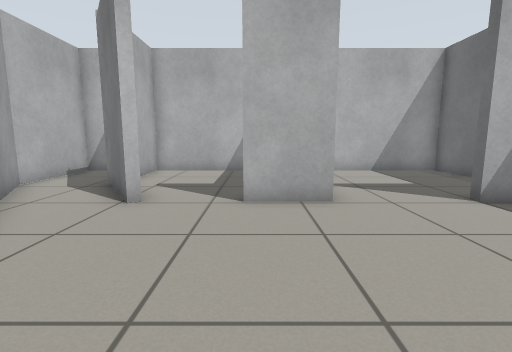
View 1 (above)

19 first-person views from a walk through a robot-simulator world made for Gazebo. The camera is 0.72 m above the floor, tilts 8° down and sees 85° across. The floor is counted in squares, 0.5 m on a side. Each view is taken from the middle of a square. On the plan, view 1 faces up. The plan holds only what a view shows up to about 14 squares ahead; the rest is blank. The place goes on beyond the plan.

View 2
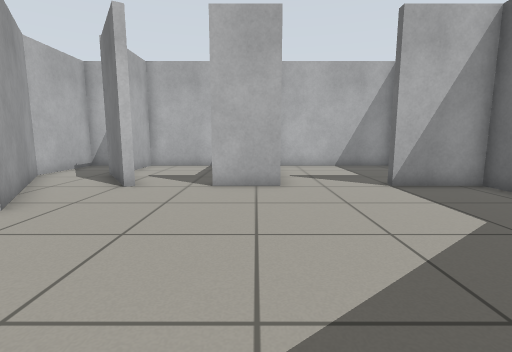

View 3
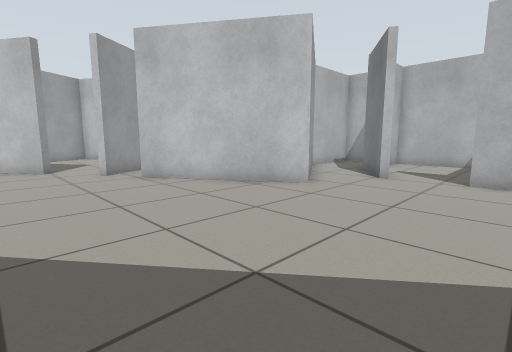

View 4
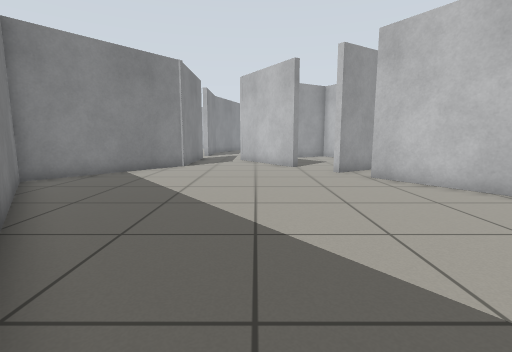

View 5
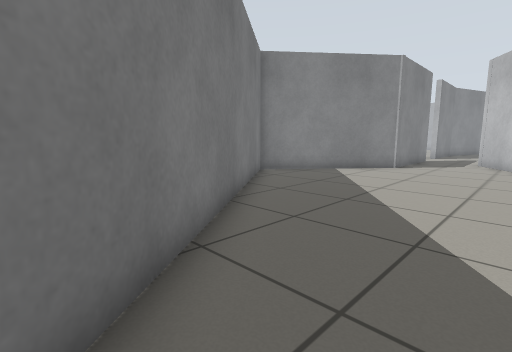

View 6
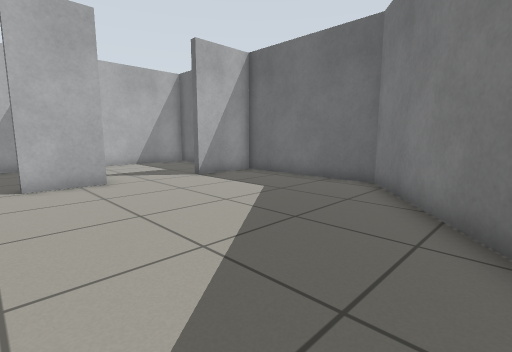

View 7
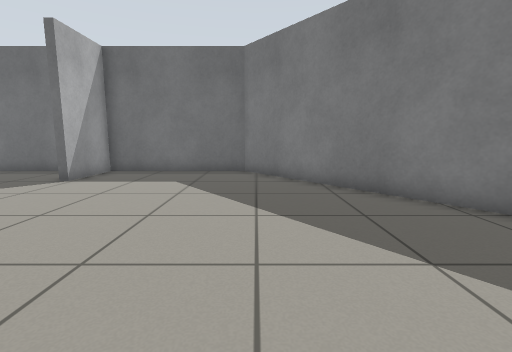

View 8
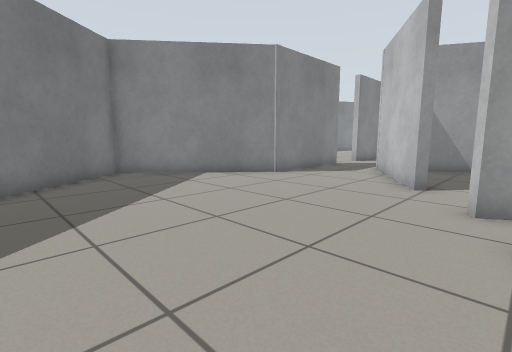

View 9
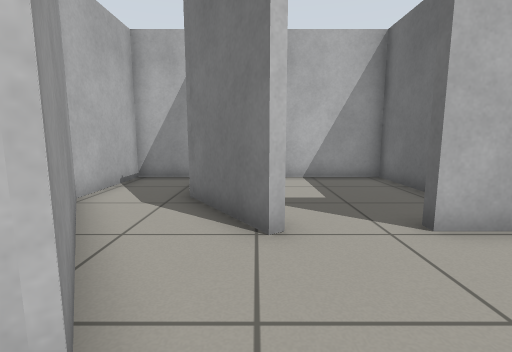

View 10
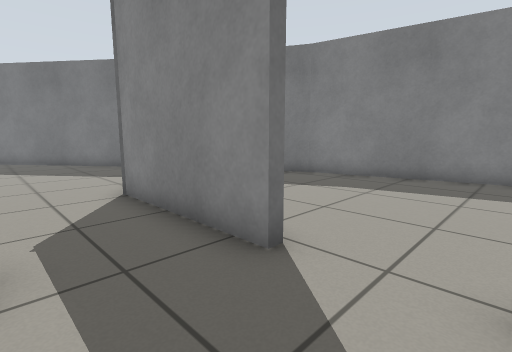

View 11
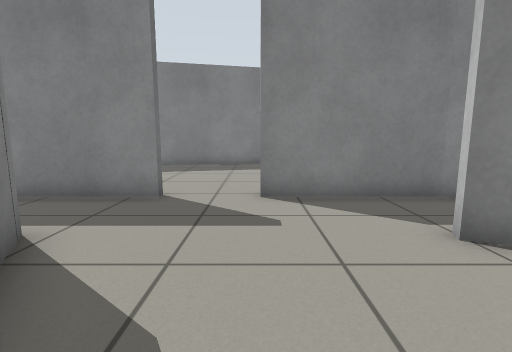

View 12
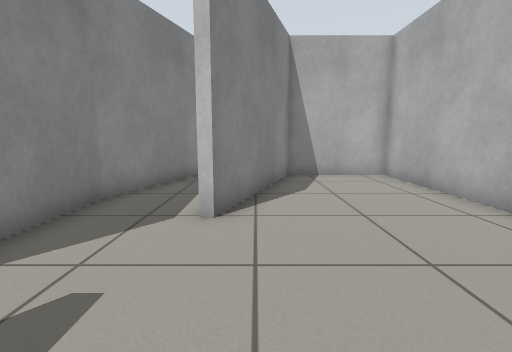

View 13
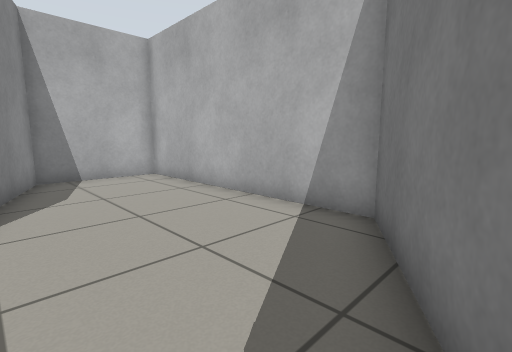

View 14
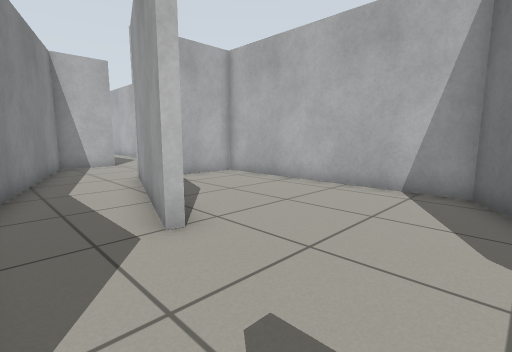

View 15
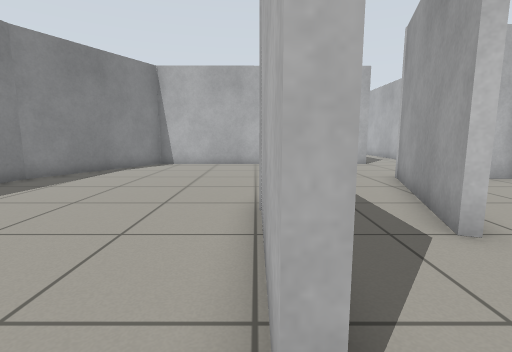

View 16
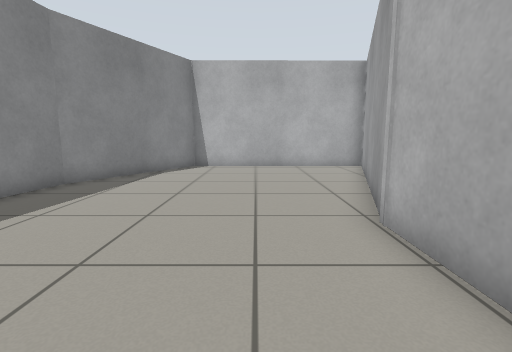

View 17
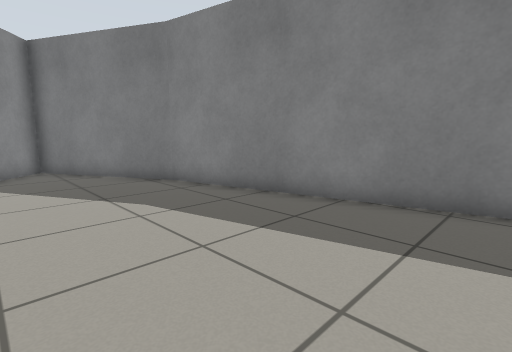

View 18
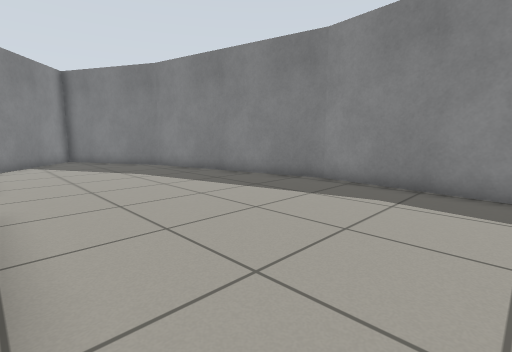

View 19
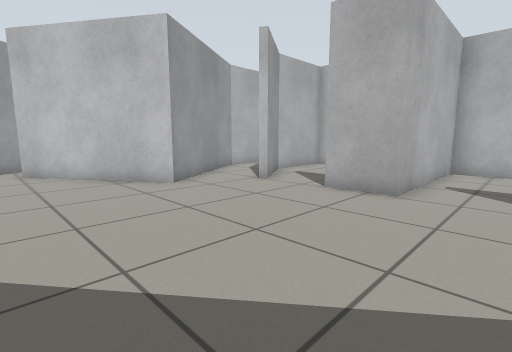

### Floor plan
Ten units are one square. View 1 is at (0, 0); x grows to the right and y downward. Boxes are objects, and circles mark ways between rooms. Rooms are numbered by the first view taken in them; rooms with no view inside come last. Other rooms are left out.
<svg viewBox="-343 -124 425 294">
<path fill="none" stroke="#000" d="M-101 8 -104 10M-25 -61 -28 -60 -47 -88M-122 22 -165 50M17 -61 -3 -61M-129 74 -78 116 77 -5 77 -61 50 -61M-54 -119 -72 -119 -72 -84 -40 -33 -89 -1M-156 76 -126 76M-180 25 -199 -9 -285 -9 -285 28 -228 47 -229 50 -241 46M-245 76 -201 76M-178 76 -156 76M-165 50 -171 40M-201 76 -201 79M-201 79 -245 79 -338 48 -338 130 -284 159 -218 165 -135 146 -81 117 -120 86M77 -82 77 -119 17 -119 17 -61M50 -61 50 -65M14 -91 14 -119 -42 -119 -42 -87 -25 -61M-3 -61 -3 -65M-241 46 -288 30M-338 35 -338 44 -245 76"/>
<circle cx="-160" cy="65" r="3" fill="#2a7"/>
<circle cx="40" cy="-60" r="3" fill="#2a7"/>
<circle cx="-15" cy="-60" r="3" fill="#2a7"/>
<circle cx="-190" cy="80" r="3" fill="#2a7"/>
<circle cx="-240" cy="60" r="3" fill="#2a7"/>
<text x="-40" y="10">1</text>
<text x="-220" y="40">2</text>
<text x="-230" y="110">3</text>
<text x="50" y="-90">4</text>
<text x="-10" y="-90">5</text>
<text x="-280" y="50">6</text>
</svg>
Room 1 opens to room 2. Room 1 opens to room 4. Room 1 opens to room 5. Room 2 opens to room 3. Room 2 opens to room 6.

Where each view was taken, in squares from view 1:
view 1: 0 up, 0 right, facing up
view 2: 2 down, 1 right, facing up
view 3: 4 down, 1 right, facing up-left
view 4: 4 down, 1 right, facing left
view 5: 3 down, 1 right, facing down-left
view 6: 3 down, 1 left, facing up-right
view 7: 0 up, 4 left, facing right
view 8: 0 up, 4 left, facing down-left
view 9: 2 up, 3 left, facing up
view 10: 5 down, 20 left, facing down-right
view 11: 1 down, 20 left, facing down
view 12: 4 down, 18 left, facing left
view 13: 4 down, 18 left, facing up-left
view 14: 7 down, 19 left, facing up-left
view 15: 8 down, 19 left, facing left
view 16: 10 down, 20 left, facing left
view 17: 10 down, 22 left, facing down-right
view 18: 8 down, 27 left, facing down-right
view 19: 1 down, 4 right, facing up-left
